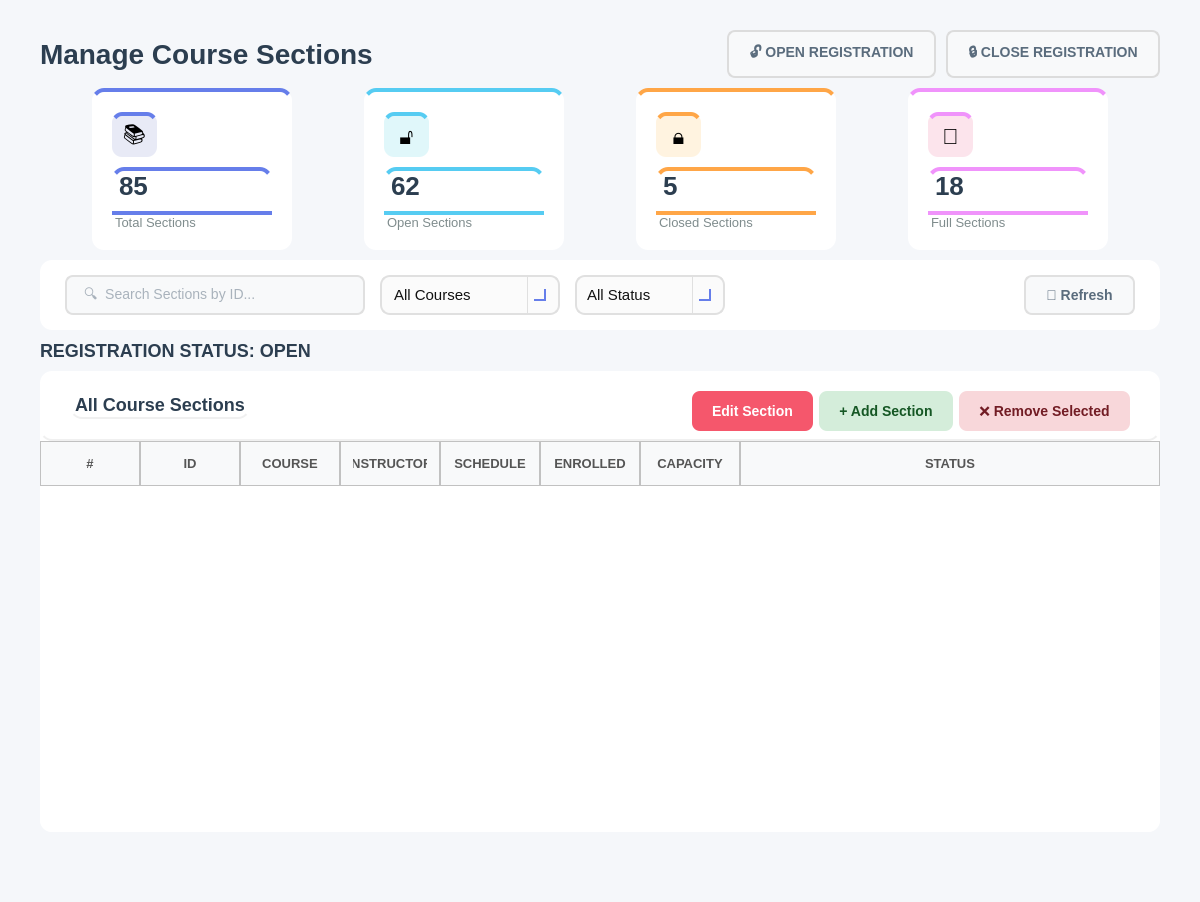
<?xml version="1.0" encoding="UTF-8"?>
<ui version="4.0">
 <class>ManageSections</class>
 <widget class="QWidget" name="ManageSections">
  <property name="geometry">
   <rect>
    <x>0</x>
    <y>0</y>
    <width>1200</width>
    <height>902</height>
   </rect>
  </property>
  <property name="windowTitle">
   <string>Manage Sections</string>
  </property>
  <property name="styleSheet">
   <string notr="true">background-color: #f5f7fa;</string>
  </property>
  <layout class="QVBoxLayout" name="mainLayout">
   <property name="spacing">
    <number>10</number>
   </property>
   <property name="leftMargin">
    <number>40</number>
   </property>
   <property name="topMargin">
    <number>30</number>
   </property>
   <property name="rightMargin">
    <number>40</number>
   </property>
   <property name="bottomMargin">
    <number>30</number>
   </property>
   <item>
    <layout class="QHBoxLayout" name="headerLayout">
     <item>
      <widget class="QLabel" name="labelTitle">
       <property name="styleSheet">
        <string notr="true">font-size: 28px; font-weight: bold; color: #2c3e50; background: transparent;</string>
       </property>
       <property name="text">
        <string>Manage Course Sections</string>
       </property>
      </widget>
     </item>
     <item>
      <spacer name="headerSpacer">
       <property name="orientation">
        <enum>Qt::Orientation::Horizontal</enum>
       </property>
       <property name="sizeHint" stdset="0">
        <size>
         <width>40</width>
         <height>20</height>
        </size>
       </property>
      </spacer>
     </item>
     <item>
      <widget class="QPushButton" name="buttonOpenAll">
       <property name="minimumSize">
        <size>
         <width>120</width>
         <height>40</height>
        </size>
       </property>
       <property name="cursor">
        <cursorShape>PointingHandCursor</cursorShape>
       </property>
       <property name="styleSheet">
        <string notr="true">QPushButton {
    background-color: #f8f9fa;
    color: #5a6c7d;
    border: 2px solid #dcdcdc;
    border-radius: 8px;
    font-size: 14px;
    font-weight: bold;
    padding: 10px 20px;
}

QPushButton:hover {
    border-color: #f5b562;      /* warm yellow-gold */
    color: #d7984d;             /* matching soft text */
}

QPushButton:pressed {
    background-color: #e9ecef;
    border-color: #e49c46;
    color: #c37b32;
}

QPushButton:disabled {
    background-color: #f1f3f4;
    border-color: #d0d0d0;
    color: #9aa3ab;
}
</string>
       </property>
       <property name="text">
        <string>🔓 OPEN REGISTRATION</string>
       </property>
      </widget>
     </item>
     <item>
      <widget class="QPushButton" name="buttonCloseAll">
       <property name="minimumSize">
        <size>
         <width>120</width>
         <height>40</height>
        </size>
       </property>
       <property name="cursor">
        <cursorShape>PointingHandCursor</cursorShape>
       </property>
       <property name="styleSheet">
        <string notr="true">QPushButton {
    background-color: #f8f9fa;
    color: #5a6c7d;
    border: 2px solid #dcdcdc;
    border-radius: 8px;
    font-size: 14px;
    font-weight: bold;
    padding: 10px 20px;
}

QPushButton:hover {
    border-color: #f5b562;      /* warm yellow-gold */
    color: #d7984d;             /* matching soft text */
}

QPushButton:pressed {
    background-color: #e9ecef;
    border-color: #e49c46;
    color: #c37b32;
}

QPushButton:disabled {
    background-color: #f1f3f4;
    border-color: #d0d0d0;
    color: #9aa3ab;
}
</string>
       </property>
       <property name="text">
        <string>🔒 CLOSE REGISTRATION</string>
       </property>
      </widget>
     </item>
    </layout>
   </item>
   <item>
    <layout class="QHBoxLayout" name="statsLayout">
     <property name="spacing">
      <number>20</number>
     </property>
     <item>
      <widget class="QFrame" name="totalSectionsFrame">
       <property name="minimumSize">
        <size>
         <width>0</width>
         <height>140</height>
        </size>
       </property>
       <property name="maximumSize">
        <size>
         <width>200</width>
         <height>16777215</height>
        </size>
       </property>
       <property name="styleSheet">
        <string notr="true">background-color: white; border-radius: 12px; border-top: 4px solid #667eea;</string>
       </property>
       <property name="frameShape">
        <enum>QFrame::Shape::StyledPanel</enum>
       </property>
       <layout class="QVBoxLayout" name="totalSectionsLayout">
        <property name="spacing">
         <number>10</number>
        </property>
        <property name="leftMargin">
         <number>20</number>
        </property>
        <property name="topMargin">
         <number>20</number>
        </property>
        <property name="rightMargin">
         <number>20</number>
        </property>
        <property name="bottomMargin">
         <number>20</number>
        </property>
        <item>
         <widget class="QLabel" name="totalSectionsIcon">
          <property name="minimumSize">
           <size>
            <width>45</width>
            <height>45</height>
           </size>
          </property>
          <property name="maximumSize">
           <size>
            <width>45</width>
            <height>45</height>
           </size>
          </property>
          <property name="styleSheet">
           <string notr="true">background-color: #e8eaf6; border-radius: 10px; font-size: 22px;</string>
          </property>
          <property name="text">
           <string>📚</string>
          </property>
          <property name="alignment">
           <set>Qt::AlignmentFlag::AlignCenter</set>
          </property>
         </widget>
        </item>
        <item>
         <widget class="QLabel" name="labelTotalSectionsCount">
          <property name="styleSheet">
           <string notr="true">font-size: 26px; font-weight: bold; color: #2c3e50; background: transparent;</string>
          </property>
          <property name="text">
           <string>85</string>
          </property>
         </widget>
        </item>
        <item>
         <widget class="QLabel" name="labelTotalSections">
          <property name="styleSheet">
           <string notr="true">font-size: 13px; color: #7f8c8d; background: transparent;</string>
          </property>
          <property name="text">
           <string>Total Sections</string>
          </property>
         </widget>
        </item>
       </layout>
      </widget>
     </item>
     <item>
      <widget class="QFrame" name="openSectionsFrame">
       <property name="minimumSize">
        <size>
         <width>0</width>
         <height>140</height>
        </size>
       </property>
       <property name="maximumSize">
        <size>
         <width>200</width>
         <height>16777215</height>
        </size>
       </property>
       <property name="styleSheet">
        <string notr="true">background-color: white; border-radius: 12px; border-top: 4px solid #56ccf2;</string>
       </property>
       <property name="frameShape">
        <enum>QFrame::Shape::StyledPanel</enum>
       </property>
       <layout class="QVBoxLayout" name="openSectionsLayout">
        <property name="spacing">
         <number>10</number>
        </property>
        <property name="leftMargin">
         <number>20</number>
        </property>
        <property name="topMargin">
         <number>20</number>
        </property>
        <property name="rightMargin">
         <number>20</number>
        </property>
        <property name="bottomMargin">
         <number>20</number>
        </property>
        <item>
         <widget class="QLabel" name="openSectionsIcon">
          <property name="minimumSize">
           <size>
            <width>45</width>
            <height>45</height>
           </size>
          </property>
          <property name="maximumSize">
           <size>
            <width>45</width>
            <height>45</height>
           </size>
          </property>
          <property name="styleSheet">
           <string notr="true">background-color: #e0f7fa; border-radius: 10px; font-size: 22px;</string>
          </property>
          <property name="text">
           <string>🔓</string>
          </property>
          <property name="alignment">
           <set>Qt::AlignmentFlag::AlignCenter</set>
          </property>
         </widget>
        </item>
        <item>
         <widget class="QLabel" name="labelOpenSectionsCount">
          <property name="styleSheet">
           <string notr="true">font-size: 26px; font-weight: bold; color: #2c3e50; background: transparent;</string>
          </property>
          <property name="text">
           <string>62</string>
          </property>
         </widget>
        </item>
        <item>
         <widget class="QLabel" name="labelOpenSections">
          <property name="styleSheet">
           <string notr="true">font-size: 13px; color: #7f8c8d; background: transparent;</string>
          </property>
          <property name="text">
           <string>Open Sections</string>
          </property>
         </widget>
        </item>
       </layout>
      </widget>
     </item>
     <item>
      <widget class="QFrame" name="closedSectionsFrame">
       <property name="minimumSize">
        <size>
         <width>0</width>
         <height>140</height>
        </size>
       </property>
       <property name="maximumSize">
        <size>
         <width>200</width>
         <height>16777215</height>
        </size>
       </property>
       <property name="styleSheet">
        <string notr="true">background-color: white; border-radius: 12px; border-top: 4px solid #ffa647;</string>
       </property>
       <property name="frameShape">
        <enum>QFrame::Shape::StyledPanel</enum>
       </property>
       <layout class="QVBoxLayout" name="closedSectionsLayout">
        <property name="spacing">
         <number>10</number>
        </property>
        <property name="leftMargin">
         <number>20</number>
        </property>
        <property name="topMargin">
         <number>20</number>
        </property>
        <property name="rightMargin">
         <number>20</number>
        </property>
        <property name="bottomMargin">
         <number>20</number>
        </property>
        <item>
         <widget class="QLabel" name="closedSectionsIcon">
          <property name="minimumSize">
           <size>
            <width>45</width>
            <height>45</height>
           </size>
          </property>
          <property name="maximumSize">
           <size>
            <width>45</width>
            <height>45</height>
           </size>
          </property>
          <property name="styleSheet">
           <string notr="true">background-color: #fff3e0; border-radius: 10px; font-size: 22px;</string>
          </property>
          <property name="text">
           <string>🔒</string>
          </property>
          <property name="alignment">
           <set>Qt::AlignmentFlag::AlignCenter</set>
          </property>
         </widget>
        </item>
        <item>
         <widget class="QLabel" name="labelClosedSectionsCount">
          <property name="styleSheet">
           <string notr="true">font-size: 26px; font-weight: bold; color: #2c3e50; background: transparent;</string>
          </property>
          <property name="text">
           <string>5</string>
          </property>
         </widget>
        </item>
        <item>
         <widget class="QLabel" name="labelClosedSections">
          <property name="styleSheet">
           <string notr="true">font-size: 13px; color: #7f8c8d; background: transparent;</string>
          </property>
          <property name="text">
           <string>Closed Sections</string>
          </property>
         </widget>
        </item>
       </layout>
      </widget>
     </item>
     <item>
      <widget class="QFrame" name="fullSectionsFrame">
       <property name="minimumSize">
        <size>
         <width>0</width>
         <height>140</height>
        </size>
       </property>
       <property name="maximumSize">
        <size>
         <width>200</width>
         <height>16777215</height>
        </size>
       </property>
       <property name="styleSheet">
        <string notr="true">background-color: white; border-radius: 12px; border-top: 4px solid #f093fb;</string>
       </property>
       <property name="frameShape">
        <enum>QFrame::Shape::StyledPanel</enum>
       </property>
       <layout class="QVBoxLayout" name="fullSectionsLayout">
        <property name="spacing">
         <number>10</number>
        </property>
        <property name="leftMargin">
         <number>20</number>
        </property>
        <property name="topMargin">
         <number>20</number>
        </property>
        <property name="rightMargin">
         <number>20</number>
        </property>
        <property name="bottomMargin">
         <number>20</number>
        </property>
        <item>
         <widget class="QLabel" name="fullSectionsIcon">
          <property name="minimumSize">
           <size>
            <width>45</width>
            <height>45</height>
           </size>
          </property>
          <property name="maximumSize">
           <size>
            <width>45</width>
            <height>45</height>
           </size>
          </property>
          <property name="styleSheet">
           <string notr="true">background-color: #fce4ec; border-radius: 10px; font-size: 22px;</string>
          </property>
          <property name="text">
           <string>💯</string>
          </property>
          <property name="alignment">
           <set>Qt::AlignmentFlag::AlignCenter</set>
          </property>
         </widget>
        </item>
        <item>
         <widget class="QLabel" name="labelFullSectionsCount">
          <property name="styleSheet">
           <string notr="true">font-size: 26px; font-weight: bold; color: #2c3e50; background: transparent;</string>
          </property>
          <property name="text">
           <string>18</string>
          </property>
         </widget>
        </item>
        <item>
         <widget class="QLabel" name="labelFullSections">
          <property name="styleSheet">
           <string notr="true">font-size: 13px; color: #7f8c8d; background: transparent;</string>
          </property>
          <property name="text">
           <string>Full Sections</string>
          </property>
         </widget>
        </item>
       </layout>
      </widget>
     </item>
    </layout>
   </item>
   <item>
    <widget class="QFrame" name="filterFrame">
     <property name="minimumSize">
      <size>
       <width>0</width>
       <height>70</height>
      </size>
     </property>
     <property name="maximumSize">
      <size>
       <width>16777215</width>
       <height>70</height>
      </size>
     </property>
     <property name="styleSheet">
      <string notr="true">background-color: white; border-radius: 12px;</string>
     </property>
     <property name="frameShape">
      <enum>QFrame::Shape::StyledPanel</enum>
     </property>
     <layout class="QHBoxLayout" name="filterLayout">
      <property name="spacing">
       <number>15</number>
      </property>
      <property name="leftMargin">
       <number>25</number>
      </property>
      <property name="topMargin">
       <number>15</number>
      </property>
      <property name="rightMargin">
       <number>25</number>
      </property>
      <property name="bottomMargin">
       <number>15</number>
      </property>
      <item>
       <widget class="QLineEdit" name="lineEditSearch">
        <property name="minimumSize">
         <size>
          <width>300</width>
          <height>40</height>
         </size>
        </property>
        <property name="maximumSize">
         <size>
          <width>200</width>
          <height>16777215</height>
         </size>
        </property>
        <property name="styleSheet">
         <string notr="true">QLineEdit {
    padding: 10px 15px;
    border: 2px solid #e0e0e0;
    border-radius: 8px;
    font-size: 14px;
    background-color: #f8f9fa;   /* light neutral background */
    color: #5a6c7d;             /* text color similar to buttons */
}

QLineEdit:focus {
    border-color: #f5576c;       /* accent border on focus */
    background-color: #ffffff;   /* slightly lighter when active */
}

QLineEdit:disabled {
    background-color: #ededed;   /* washed-out grey */
    color: #a1a8b3;             /* faded text */
}
</string>
        </property>
        <property name="placeholderText">
         <string>🔍  Search Sections by ID...</string>
        </property>
       </widget>
      </item>
      <item>
       <widget class="QComboBox" name="comboBoxFilterCourses">
        <property name="minimumSize">
         <size>
          <width>180</width>
          <height>40</height>
         </size>
        </property>
        <property name="cursor">
         <cursorShape>PointingHandCursor</cursorShape>
        </property>
        <property name="styleSheet">
         <string notr="true">/* ----------------- QComboBox Base ----------------- */
QComboBox {
    border: 2px solid #E0E0E0;          /* main border */
    border-radius: 10px;
    padding: 8px 10px;                   /* Matches QLineEdit padding */
    background: rgba(250, 250, 250, 200);
    font-size: 11pt;
    color: #111111;
}

/* Focused state */
QComboBox:focus {
    border: 2px solid #667EEA; 
    background: rgba(250, 250, 250, 220);
}

/* ----------------- Drop-down Arrow ----------------- */
QComboBox::drop-down {
    subcontrol-origin: padding;
    subcontrol-position: top right;
    width: 30px; 
    border-left-width: 1px;
    border-left-color: #E0E0E0;
    border-left-style: solid;
    border-top-right-radius: 12px;       /* rounder corners */
    border-bottom-right-radius: 12px;    /* rounder corners */
    background: transparent;
}

/* Remove ugly black border on hover/focus */
QComboBox::drop-down:hover,
QComboBox::drop-down:focus {
    border-left-color: #667EEA;
    background: transparent;
    border: none;
}

/* Modern, visible arrow using simple chevron */
QComboBox::down-arrow {
    width: 10px;
    height: 10px;
    border: solid #667EEA;
    border-width: 0 2px 2px 0;
    margin-right: 6px;
}

/* ----------------- Dropdown Popup ----------------- */
/* Dropdown Popup */
QComboBox QAbstractItemView {
    background-color: #fdfdfd;          /* slightly off-white */
    border: 2px solid #E0E0E0;          /* subtle grey border */
    border-radius: 8px;                  /* may not be perfect on Windows */
    color: #111111;
    font-size: 11pt;
    padding: 5px;
    selection-background-color: #667EEA;
    selection-color: white;
    outline: none;
}

/* Items hover/selection */
QComboBox QAbstractItemView::item:hover {
    background-color: rgba(102, 126, 234, 0.1);
    color: #111111;
}

QComboBox QAbstractItemView::item:selected {
    background-color: #667EEA;
    color: white;
}

/* Error highlight for combo box */
QComboBox[error=&quot;true&quot;] {
    border: 2px solid #FF4A4A;
}</string>
        </property>
        <property name="editable">
         <bool>true</bool>
        </property>
        <item>
         <property name="text">
          <string>All Courses</string>
         </property>
        </item>
       </widget>
      </item>
      <item>
       <widget class="QComboBox" name="comboBoxStatusFilter">
        <property name="minimumSize">
         <size>
          <width>150</width>
          <height>40</height>
         </size>
        </property>
        <property name="cursor">
         <cursorShape>PointingHandCursor</cursorShape>
        </property>
        <property name="styleSheet">
         <string notr="true">/* ----------------- QComboBox Base ----------------- */
QComboBox {
    border: 2px solid #E0E0E0;          /* main border */
    border-radius: 10px;
    padding: 8px 10px;                   /* Matches QLineEdit padding */
    background: rgba(250, 250, 250, 200);
    font-size: 11pt;
    color: #111111;
}

/* Focused state */
QComboBox:focus {
    border: 2px solid #667EEA; 
    background: rgba(250, 250, 250, 220);
}

/* ----------------- Drop-down Arrow ----------------- */
QComboBox::drop-down {
    subcontrol-origin: padding;
    subcontrol-position: top right;
    width: 30px; 
    border-left-width: 1px;
    border-left-color: #E0E0E0;
    border-left-style: solid;
    border-top-right-radius: 12px;       /* rounder corners */
    border-bottom-right-radius: 12px;    /* rounder corners */
    background: transparent;
}

/* Remove ugly black border on hover/focus */
QComboBox::drop-down:hover,
QComboBox::drop-down:focus {
    border-left-color: #667EEA;
    background: transparent;
    border: none;
}

/* Modern, visible arrow using simple chevron */
QComboBox::down-arrow {
    width: 10px;
    height: 10px;
    border: solid #667EEA;
    border-width: 0 2px 2px 0;
    margin-right: 6px;
}

/* ----------------- Dropdown Popup ----------------- */
/* Dropdown Popup */
QComboBox QAbstractItemView {
    background-color: #fdfdfd;          /* slightly off-white */
    border: 2px solid #E0E0E0;          /* subtle grey border */
    border-radius: 8px;                  /* may not be perfect on Windows */
    color: #111111;
    font-size: 11pt;
    padding: 5px;
    selection-background-color: #667EEA;
    selection-color: white;
    outline: none;
}

/* Items hover/selection */
QComboBox QAbstractItemView::item:hover {
    background-color: rgba(102, 126, 234, 0.1);
    color: #111111;
}

QComboBox QAbstractItemView::item:selected {
    background-color: #667EEA;
    color: white;
}

/* Error highlight for combo box */
QComboBox[error=&quot;true&quot;] {
    border: 2px solid #FF4A4A;
}</string>
        </property>
        <item>
         <property name="text">
          <string>All Status</string>
         </property>
        </item>
        <item>
         <property name="text">
          <string>Open</string>
         </property>
        </item>
        <item>
         <property name="text">
          <string>Closed</string>
         </property>
        </item>
        <item>
         <property name="text">
          <string>Full</string>
         </property>
        </item>
       </widget>
      </item>
      <item>
       <spacer name="filterSpacer">
        <property name="orientation">
         <enum>Qt::Orientation::Horizontal</enum>
        </property>
        <property name="sizeHint" stdset="0">
         <size>
          <width>40</width>
          <height>20</height>
         </size>
        </property>
       </spacer>
      </item>
      <item>
       <widget class="QPushButton" name="buttonRefresh">
        <property name="minimumSize">
         <size>
          <width>100</width>
          <height>40</height>
         </size>
        </property>
        <property name="cursor">
         <cursorShape>PointingHandCursor</cursorShape>
        </property>
        <property name="styleSheet">
         <string notr="true">QPushButton {
    background-color: #f8f9fa;
    color: #5a6c7d;
    border: 2px solid #e0e0e0;
    border-radius: 8px;
    font-size: 14px;
    font-weight: bold;
    padding: 10px 20px;
}

QPushButton:hover {
    border-color: #f5576c;
    color: #f5576c;
}

QPushButton:pressed {
    background-color: #e0e0e0; /* darker grey for pressed feedback */
    border-color: #f5576c;
    color: #f5576c;
}</string>
        </property>
        <property name="text">
         <string>🔄 Refresh</string>
        </property>
       </widget>
      </item>
     </layout>
    </widget>
   </item>
   <item>
    <widget class="QLabel" name="labelStatus">
     <property name="styleSheet">
      <string notr="true">font-size: 18px; font-weight: bold; color: #2c3e50; background: transparent;</string>
     </property>
     <property name="text">
      <string>REGISTRATION STATUS: OPEN</string>
     </property>
    </widget>
   </item>
   <item>
    <widget class="QFrame" name="sectionsTableFrame">
     <property name="styleSheet">
      <string notr="true">background-color: white; border-radius: 12px;</string>
     </property>
     <property name="frameShape">
      <enum>QFrame::Shape::StyledPanel</enum>
     </property>
     <layout class="QVBoxLayout" name="sectionsTableMainLayout">
      <property name="spacing">
       <number>0</number>
      </property>
      <property name="leftMargin">
       <number>0</number>
      </property>
      <property name="topMargin">
       <number>0</number>
      </property>
      <property name="rightMargin">
       <number>0</number>
      </property>
      <property name="bottomMargin">
       <number>0</number>
      </property>
      <item>
       <widget class="QFrame" name="tableHeader">
        <property name="minimumSize">
         <size>
          <width>0</width>
          <height>70</height>
         </size>
        </property>
        <property name="maximumSize">
         <size>
          <width>16777215</width>
          <height>70</height>
         </size>
        </property>
        <property name="styleSheet">
         <string notr="true">background: transparent; border-bottom: 2px solid #f0f0f0;</string>
        </property>
        <property name="frameShape">
         <enum>QFrame::Shape::StyledPanel</enum>
        </property>
        <layout class="QHBoxLayout" name="tableHeaderLayout">
         <property name="leftMargin">
          <number>30</number>
         </property>
         <property name="topMargin">
          <number>20</number>
         </property>
         <property name="rightMargin">
          <number>30</number>
         </property>
         <property name="bottomMargin">
          <number>20</number>
         </property>
         <item>
          <widget class="QLabel" name="labelTableTitle">
           <property name="styleSheet">
            <string notr="true">font-size: 18px; font-weight: bold; color: #2c3e50; background: transparent;</string>
           </property>
           <property name="text">
            <string>All Course Sections</string>
           </property>
          </widget>
         </item>
         <item>
          <spacer name="tableTitleSpacer_2">
           <property name="orientation">
            <enum>Qt::Orientation::Horizontal</enum>
           </property>
           <property name="sizeHint" stdset="0">
            <size>
             <width>40</width>
             <height>20</height>
            </size>
           </property>
          </spacer>
         </item>
         <item>
          <spacer name="tableTitleSpacer">
           <property name="orientation">
            <enum>Qt::Orientation::Horizontal</enum>
           </property>
           <property name="sizeType">
            <enum>QSizePolicy::Policy::Maximum</enum>
           </property>
           <property name="sizeHint" stdset="0">
            <size>
             <width>40</width>
             <height>20</height>
            </size>
           </property>
          </spacer>
         </item>
         <item>
          <widget class="QPushButton" name="buttonEditSection">
           <property name="minimumSize">
            <size>
             <width>120</width>
             <height>40</height>
            </size>
           </property>
           <property name="cursor">
            <cursorShape>PointingHandCursor</cursorShape>
           </property>
           <property name="styleSheet">
            <string notr="true">QPushButton {
    background-color: #f5576c;
    color: #ffffff;
    border: none;
    border-radius: 8px;
    font-size: 14px;
    font-weight: bold;
    padding: 10px 20px;
    transition: background-color 150ms;
}
QPushButton:hover {
    background-color: #e5475c;
}
QPushButton:pressed {
    background-color: #d43f52;
}
QPushButton:disabled {
    background-color: #cccccc;  /* gray background for disabled */
    color: #666666;             /* darker gray text */
}</string>
           </property>
           <property name="text">
            <string>Edit Section</string>
           </property>
          </widget>
         </item>
         <item>
          <widget class="QPushButton" name="buttonAddSection">
           <property name="enabled">
            <bool>true</bool>
           </property>
           <property name="minimumSize">
            <size>
             <width>120</width>
             <height>40</height>
            </size>
           </property>
           <property name="cursor">
            <cursorShape>PointingHandCursor</cursorShape>
           </property>
           <property name="styleSheet">
            <string notr="true">/* ---- Approve Button ---- */
QPushButton {
    background-color: #d4edda;
    color: #155724;
    border: none;
    border-radius: 8px;
    font-size: 14px;
    font-weight: bold;
    padding: 10px 20px;
}
QPushButton:hover {
    background-color: #28a745;
    color: white;
}
QPushButton:pressed {
    background-color: #1e7e34;  /* slightly darker for pressed feedback */
}
QPushButton:disabled {
    background-color: #c1d9c3; /* more washed-out green */
    color: #7a8b7a;
}</string>
           </property>
           <property name="text">
            <string>+ Add Section</string>
           </property>
          </widget>
         </item>
         <item>
          <widget class="QPushButton" name="buttonRemoveSelected">
           <property name="enabled">
            <bool>true</bool>
           </property>
           <property name="minimumSize">
            <size>
             <width>120</width>
             <height>40</height>
            </size>
           </property>
           <property name="cursor">
            <cursorShape>PointingHandCursor</cursorShape>
           </property>
           <property name="styleSheet">
            <string notr="true">/* ---- Reject Button ---- */
QPushButton {
    background-color: #f8d7da;
    color: #721c24;
    border: none;
    border-radius: 8px;
    font-size: 14px;
    font-weight: bold;
    padding: 10px 20px;
}
QPushButton:hover {
    background-color: #c82333;
    color: white;
}
QPushButton:pressed {
    background-color: #a71d2a;  /* slightly darker for pressed feedback */
}
QPushButton:disabled {
    background-color: #d7bcbc; /* more washed-out red */
    color: #5e3b3e;
}</string>
           </property>
           <property name="text">
            <string>❌ Remove Selected</string>
           </property>
          </widget>
         </item>
        </layout>
       </widget>
      </item>
      <item>
       <widget class="QTableWidget" name="tableSections">
        <property name="minimumSize">
         <size>
          <width>0</width>
          <height>300</height>
         </size>
        </property>
        <property name="styleSheet">
         <string notr="true">QTableWidget {
    border: none;
    background-color: white;
    gridline-color: #e5e5e5;      /* slightly darker for visibility */
    color: #222222;               /* matches QLineEdit text color */
    font-size: 14px;
}

QTableWidget::item {
    padding: 14px;
    border: none;
    color: #222222;               /* consistent text color */
}

QTableWidget::item:selected {
    background-color: #fcebed;  /* soft pink selection */
    color: #222222;             /* keep text readable */
}

QHeaderView::section {
    background-color: #f8f9fa;
    padding: 12px;
	border: 1px solid #c1c1c1; 
    font-size: 13px;
    color: #555555;               /* similar to readOnly QLineEdit text */
    font-weight: bold;
}
QTableWidget::item:focus {
    outline: none;
    border: none;
}
/* Removes weird selection rectangle */
QTableWidget::item:focus {
    outline: none;
    border: none;
}
QTableWidget::indicator {
    width: 18px;
    height: 18px;
}

QTableWidget::indicator:unchecked {
    border: 1px solid #b8b8b8;      /* soft grey border */
    background-color: #f8f8f8;      /* very light grey */
    border-radius: 3px;             /* slightly rounded */
}

QTableWidget::indicator:checked {
    border: 1px solid #5a5a5a;      /* darker grey when selected */
    background-color: #6c6c6c;      /* washed-out grey instead of harsh green */
    image: url(&quot;&quot;);                 /* remove default checkmark */
    border-radius: 3px;
}

QTableWidget::indicator:checked:hover,
QTableWidget::indicator:unchecked:hover {
    border-color: #3a3a3a;
}

QTableWidget::indicator:checked::after {
    content: &quot;&quot;;
    image: url(&quot;&quot;); /* no default checkmark */
}

/* ===== SCROLLBARS (VERTICAL &amp; HORIZONTAL) ===== */

/* Track */
QScrollBar:vertical, QScrollBar:horizontal {
    background: rgba(255, 255, 255, 0.05);  /* subtle track */
    border-radius: 6px;
    margin: 0px;  /* remove extra space */
}

/* Handle / Thumb */
QScrollBar::handle:vertical, QScrollBar::handle:horizontal {
    background: rgba(120, 120, 120, 0.35);  /* glassy thumb */
    border-radius: 6px;
    border: 1px solid rgba(255, 255, 255, 0.2); /* subtle highlight */
    min-height: 30px; /* vertical */
    min-width: 30px;  /* horizontal */
}

QScrollBar::handle:vertical:hover,
QScrollBar::handle:horizontal:hover {
    background: rgba(120, 120, 120, 0.55);
}

/* Buttons (up/down or left/right) */
QScrollBar::add-line:vertical, QScrollBar::sub-line:vertical,
QScrollBar::add-line:horizontal, QScrollBar::sub-line:horizontal {
    width: 16px;  /* horizontal buttons width */
    height: 16px; /* vertical buttons height */
    background: rgba(180, 180, 180, 0.35);
    border-radius: 4px;
}

/* Arrow icons */
QScrollBar::up-arrow:vertical, QScrollBar::down-arrow:vertical,
QScrollBar::left-arrow:horizontal, QScrollBar::right-arrow:horizontal {
    width: 6px;
    height: 6px;
    background: transparent;
}

/* Remove blank areas */
QScrollBar::add-page:vertical, QScrollBar::sub-page:vertical,
QScrollBar::add-page:horizontal, QScrollBar::sub-page:horizontal {
    background: none;
}

/* Sizes */
QScrollBar:vertical { width: 12px; }
QScrollBar:horizontal { height: 12px; }
</string>
        </property>
        <property name="editTriggers">
         <set>QAbstractItemView::EditTrigger::NoEditTriggers</set>
        </property>
        <property name="alternatingRowColors">
         <bool>true</bool>
        </property>
        <property name="selectionMode">
         <enum>QAbstractItemView::SelectionMode::ContiguousSelection</enum>
        </property>
        <property name="selectionBehavior">
         <enum>QAbstractItemView::SelectionBehavior::SelectRows</enum>
        </property>
        <property name="verticalScrollMode">
         <enum>QAbstractItemView::ScrollMode::ScrollPerPixel</enum>
        </property>
        <property name="horizontalScrollMode">
         <enum>QAbstractItemView::ScrollMode::ScrollPerPixel</enum>
        </property>
        <property name="cornerButtonEnabled">
         <bool>true</bool>
        </property>
        <attribute name="horizontalHeaderStretchLastSection">
         <bool>true</bool>
        </attribute>
        <attribute name="verticalHeaderVisible">
         <bool>false</bool>
        </attribute>
        <attribute name="verticalHeaderCascadingSectionResizes">
         <bool>true</bool>
        </attribute>
        <column>
         <property name="text">
          <string>#</string>
         </property>
        </column>
        <column>
         <property name="text">
          <string>ID</string>
         </property>
        </column>
        <column>
         <property name="text">
          <string>COURSE</string>
         </property>
        </column>
        <column>
         <property name="text">
          <string>INSTRUCTOR</string>
         </property>
        </column>
        <column>
         <property name="text">
          <string>SCHEDULE</string>
         </property>
        </column>
        <column>
         <property name="text">
          <string>ENROLLED</string>
         </property>
        </column>
        <column>
         <property name="text">
          <string>CAPACITY</string>
         </property>
        </column>
        <column>
         <property name="text">
          <string>STATUS</string>
         </property>
        </column>
       </widget>
      </item>
     </layout>
    </widget>
   </item>
   <item>
    <spacer name="verticalSpacer">
     <property name="orientation">
      <enum>Qt::Orientation::Vertical</enum>
     </property>
     <property name="sizeType">
      <enum>QSizePolicy::Policy::Maximum</enum>
     </property>
     <property name="sizeHint" stdset="0">
      <size>
       <width>20</width>
       <height>40</height>
      </size>
     </property>
    </spacer>
   </item>
  </layout>
 </widget>
 <resources/>
 <connections/>
</ui>
